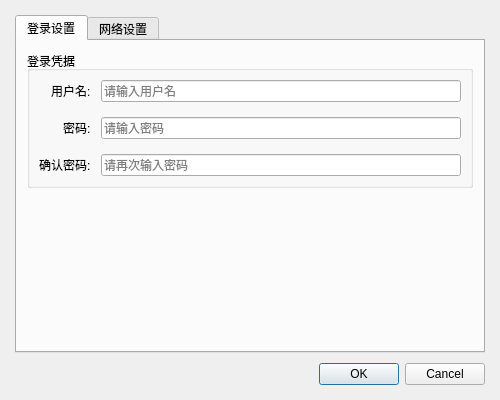
<?xml version="1.0" encoding="UTF-8"?>
<ui version="4.0">
 <class>SettingsDialog</class>
 <widget class="QDialog" name="SettingsDialog">
  <property name="geometry">
   <rect>
    <x>0</x>
    <y>0</y>
    <width>500</width>
    <height>400</height>
   </rect>
  </property>
  <property name="windowTitle">
   <string>设置</string>
  </property>
  <property name="windowIcon">
   <iconset resource="../Resources/Resources.qrc">
    <normaloff>:/Core/Core/Logo.png</normaloff>:/Core/Core/Logo.png</iconset>
  </property>
  <layout class="QVBoxLayout" name="main_layout">
   <property name="spacing">
    <number>10</number>
   </property>
   <property name="leftMargin">
    <number>15</number>
   </property>
   <property name="topMargin">
    <number>15</number>
   </property>
   <property name="rightMargin">
    <number>15</number>
   </property>
   <property name="bottomMargin">
    <number>15</number>
   </property>
   <item>
    <widget class="QTabWidget" name="tab_widget">
     <property name="currentIndex">
      <number>0</number>
     </property>
     <widget class="QWidget" name="login_tab">
      <attribute name="title">
       <string>登录设置</string>
      </attribute>
      <layout class="QVBoxLayout" name="login_layout">
       <property name="spacing">
        <number>15</number>
       </property>
       <property name="leftMargin">
        <number>10</number>
       </property>
       <property name="topMargin">
        <number>10</number>
       </property>
       <property name="rightMargin">
        <number>10</number>
       </property>
       <property name="bottomMargin">
        <number>10</number>
       </property>
       <item>
        <widget class="QGroupBox" name="login_group">
         <property name="title">
          <string>登录凭据</string>
         </property>
         <layout class="QFormLayout" name="login_form_layout">
          <property name="labelAlignment">
           <set>Qt::AlignRight|Qt::AlignTrailing|Qt::AlignVCenter</set>
          </property>
          <property name="formAlignment">
           <set>Qt::AlignHCenter|Qt::AlignTop</set>
          </property>
          <property name="horizontalSpacing">
           <number>10</number>
          </property>
          <property name="verticalSpacing">
           <number>15</number>
          </property>
          <item row="0" column="0">
           <widget class="QLabel" name="username_label">
            <property name="text">
             <string>用户名:</string>
            </property>
           </widget>
          </item>
          <item row="0" column="1">
           <widget class="QLineEdit" name="username_input">
            <property name="placeholderText">
             <string>请输入用户名</string>
            </property>
           </widget>
          </item>
          <item row="1" column="0">
           <widget class="QLabel" name="password_label">
            <property name="text">
             <string>密码:</string>
            </property>
           </widget>
          </item>
          <item row="1" column="1">
           <widget class="QLineEdit" name="password_input">
            <property name="echoMode">
             <enum>QLineEdit::Password</enum>
            </property>
            <property name="placeholderText">
             <string>请输入密码</string>
            </property>
           </widget>
          </item>
          <item row="2" column="0">
           <widget class="QLabel" name="password_confirm_label">
            <property name="text">
             <string>确认密码:</string>
            </property>
           </widget>
          </item>
          <item row="2" column="1">
           <widget class="QLineEdit" name="password_confirm_input">
            <property name="echoMode">
             <enum>QLineEdit::Password</enum>
            </property>
            <property name="placeholderText">
             <string>请再次输入密码</string>
            </property>
           </widget>
          </item>
         </layout>
        </widget>
       </item>
       <item>
        <spacer name="login_spacer">
         <property name="orientation">
          <enum>Qt::Vertical</enum>
         </property>
         <property name="sizeHint" stdset="0">
          <size>
           <width>20</width>
           <height>40</height>
          </size>
         </property>
        </spacer>
       </item>
      </layout>
     </widget>
     <widget class="QWidget" name="network_tab">
      <attribute name="title">
       <string>网络设置</string>
      </attribute>
      <layout class="QVBoxLayout" name="network_layout">
       <property name="spacing">
        <number>15</number>
       </property>
       <property name="leftMargin">
        <number>10</number>
       </property>
       <property name="topMargin">
        <number>10</number>
       </property>
       <property name="rightMargin">
        <number>10</number>
       </property>
       <property name="bottomMargin">
        <number>10</number>
       </property>
       <item>
        <widget class="QGroupBox" name="network_group">
         <property name="title">
          <string>网络设备</string>
         </property>
         <layout class="QFormLayout" name="network_form_layout">
          <property name="labelAlignment">
           <set>Qt::AlignRight|Qt::AlignTrailing|Qt::AlignVCenter</set>
          </property>
          <property name="formAlignment">
           <set>Qt::AlignHCenter|Qt::AlignTop</set>
          </property>
          <property name="horizontalSpacing">
           <number>10</number>
          </property>
          <property name="verticalSpacing">
           <number>15</number>
          </property>
          <item row="0" column="0">
           <widget class="QLabel" name="network_device_label">
            <property name="text">
             <string>网络设备:</string>
            </property>
           </widget>
          </item>
          <item row="0" column="1">
           <widget class="QComboBox" name="network_device_combo">
            <property name="editable">
             <bool>false</bool>
            </property>
            <property name="minimumSize">
             <size>
              <width>200</width>
              <height>30</height>
             </size>
            </property>
           </widget>
          </item>
         </layout>
        </widget>
       </item>
       <item>
        <spacer name="network_spacer">
         <property name="orientation">
          <enum>Qt::Vertical</enum>
         </property>
         <property name="sizeHint" stdset="0">
          <size>
           <width>20</width>
           <height>40</height>
          </size>
         </property>
        </spacer>
       </item>
      </layout>
     </widget>
    </widget>
   </item>
   <item>
    <widget class="QDialogButtonBox" name="button_box">
     <property name="orientation">
      <enum>Qt::Horizontal</enum>
     </property>
     <property name="standardButtons">
      <set>QDialogButtonBox::Cancel|QDialogButtonBox::Ok</set>
     </property>
    </widget>
   </item>
  </layout>
 </widget>
 <resources>
  <include location="../Resources/Resources.qrc"/>
 </resources>
 <connections>
  <connection>
   <sender>button_box</sender>
   <signal>accepted()</signal>
   <receiver>SettingsDialog</receiver>
   <slot>accept()</slot>
  </connection>
  <connection>
   <sender>button_box</sender>
   <signal>rejected()</signal>
   <receiver>SettingsDialog</receiver>
   <slot>reject()</slot>
  </connection>
 </connections>
</ui>
